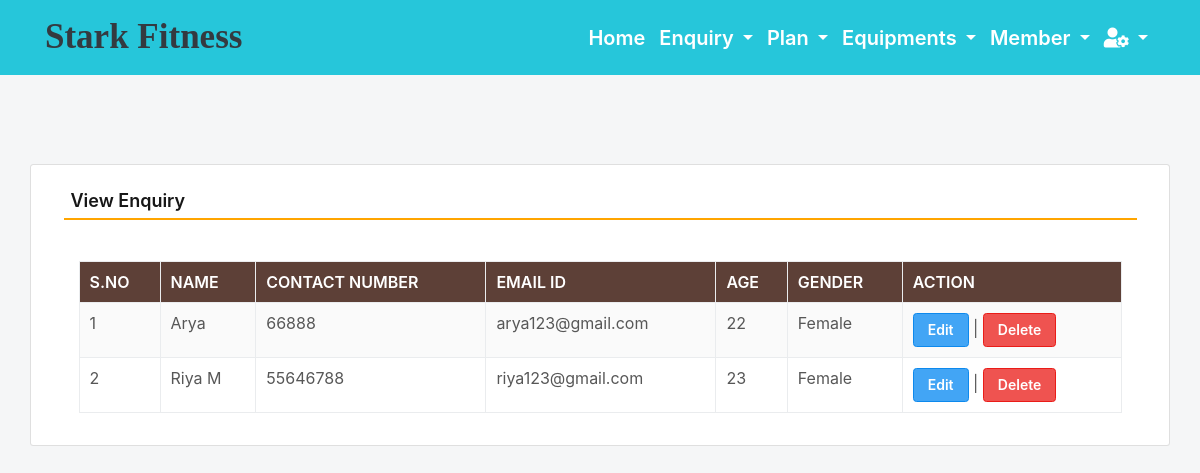
Screenshot of /viewEnquiry (signed in) with the database file from the repository.
### gym/models.py (models this page shows, shortened)
class Enquiry(models.Model):
    name = models.CharField(max_length=150, null=True)
    mobile = models.CharField(max_length=15, null=True)
    email = models.CharField(max_length=50, null=True)
    age = models.CharField(max_length=15, null=True)
    gender = models.CharField(max_length=10, null=True)

### gym/views.py (the view)
# urls.py: path('viewEnquiry', viewEnquiry, name='viewEnquiry'),
def viewEnquiry(request):
    if not request.user.is_authenticated:
        return redirect(admin_login)
    enquiry = Enquiry.objects.all()
    return render(request,'viewEnquiry.html', locals())

### gym/templates/viewEnquiry.html (shortened to what this page needs)
{% include 'admin_nav.html' %}
{% load static %}
 <html lang="en" class="no-focus">
 <link rel="stylesheet" id="css-main" href="{% static 'css1/codebase.min.css' %}">
 <br><br><br><br>
	<div class="container card shadow mt-5">
		<div class="card-body">
			<h5 class="p-2" style="border-bottom: 2px solid orange">View Enquiry</h5>
             <br>
            <div class="container-fluid">
             <table id="example" class="table table-striped table-bordered" style="width:100%">
                  <thead class="text-white" style="background-color : #5d4037;">
				     <tr>
					   <th>S.No</th>
					   <th>Name</th>
					   <th>Contact Number</th>
					   <th>Email ID</th>
                       <th>Age</th>
					   <th>Gender</th>
					   <th>Action</th>
				     </tr>
			      </thead>
			       <tbody>
                     {% for i in enquiry %}
			          <tr>
                        <td>{{forloop.counter}}</td>
						<td>{{i.name}}</td>
						<td>{{i.mobile}}</td>
						<td>{{i.email}}</td>
						<td>{{i.age}}</td>
						<td>{{i.gender}}</td>
						<td><a href="{% url 'edit_Enquiry' i.id %}" class="btn btn-primary">Edit</a> |
                          <a href="{% url 'delete_Enquiry' i.id %}" class="btn btn-danger" onclick="return confirm('Are you sure to delete this Enquiry ?')">Delete</a></td>
                      </tr>
                      {% endfor %}
                   </tbody>
		        </table>
            </div>
        </div>
	</div>
        <link rel="stylesheet" href="https://use.fontawesome.com/releases/v5.6.3/css/all.css">
 </html>

### rows the page displays
Enquiry: name "Arya", mobile "66888", email "arya123@gmail.com", age "22", gender "Female"
Enquiry: name "Riya M", mobile "55646788", email "riya123@gmail.com", age "23", gender "Female"
